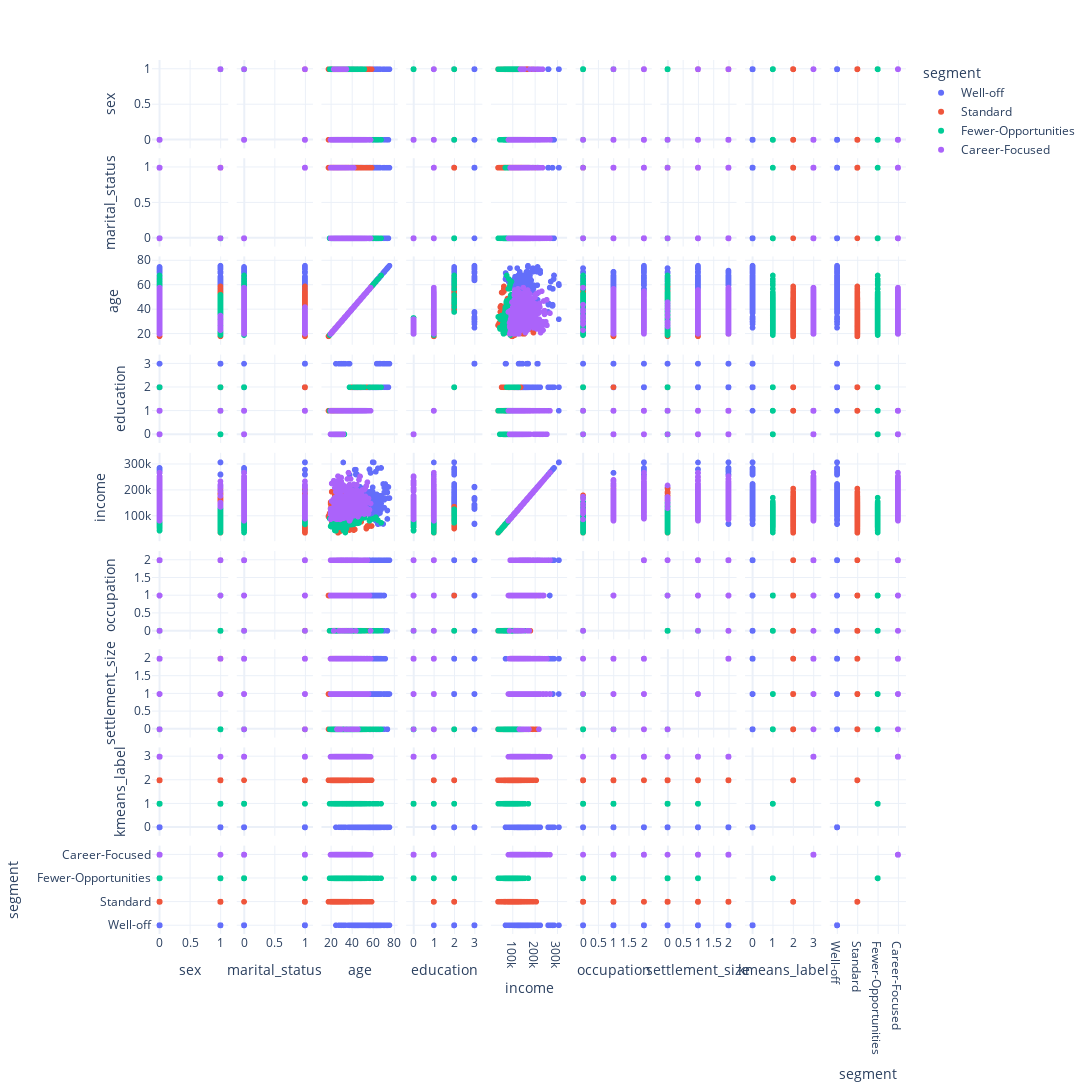

Notebook code cell kept with this figure:
### Code cell
px.scatter_matrix(df, color='segment', width=1200, height=1200)

### Figure 1 — Plotly figure (JSON) as saved in the notebook; plotly's stock layout.template omitted (floating-point values rounded to 4 significant figures; data arrays with more than 128 entries replaced by an {"elided": "..."} marker saying what was removed)
{"data": [{"dimensions": [{"axis": {"matches": true}, "label": "sex", "values": {"elided": "263 int values"}}, {"axis": {"matches": true}, "label": "marital_status", "values": {"elided": "263 int values"}}, {"axis": {"matches": true}, "label": "age", "values": {"elided": "263 int values"}}, {"axis": {"matches": true}, "label": "education", "values": {"elided": "263 int values"}}, {"axis": {"matches": true}, "label": "income", "values": {"elided": "263 int values"}}, {"axis": {"matches": true}, "label": "occupation", "values": {"elided": "263 int values"}}, {"axis": {"matches": true}, "label": "settlement_size", "values": {"elided": "263 int values"}}, {"axis": {"matches": true}, "label": "kmeans_label", "values": {"elided": "263 int values"}}, {"axis": {"matches": true}, "label": "segment", "values": {"elided": "263 str values"}}], "hoverlabel": {"namelength": 0}, "hovertemplate": "segment=Well-off<br>%{xaxis.title.text}=%{x}<br>%{yaxis.title.text}=%{y}", "legendgroup": "Well-off", "marker": {"color": "#636efa", "symbol": "circle"}, "name": "Well-off", "showlegend": true, "type": "splom"}, {"dimensions": [{"axis": {"matches": true}, "label": "sex", "values": {"elided": "705 int values"}}, {"axis": {"matches": true}, "label": "marital_status", "values": {"elided": "705 int values"}}, {"axis": {"matches": true}, "label": "age", "values": {"elided": "705 int values"}}, {"axis": {"matches": true}, "label": "education", "values": {"elided": "705 int values"}}, {"axis": {"matches": true}, "label": "income", "values": {"elided": "705 int values"}}, {"axis": {"matches": true}, "label": "occupation", "values": {"elided": "705 int values"}}, {"axis": {"matches": true}, "label": "settlement_size", "values": {"elided": "705 int values"}}, {"axis": {"matches": true}, "label": "kmeans_label", "values": {"elided": "705 int values"}}, {"axis": {"matches": true}, "label": "segment", "values": {"elided": "705 str values"}}], "hoverlabel": {"namelength": 0}, "hovertemplate": "segment=Standard<br>%{xaxis.title.text}=%{x}<br>%{yaxis.title.text}=%{y}", "legendgroup": "Standard", "marker": {"color": "#EF553B", "symbol": "circle"}, "name": "Standard", "showlegend": true, "type": "splom"}, {"dimensions": [{"axis": {"matches": true}, "label": "sex", "values": {"elided": "462 int values"}}, {"axis": {"matches": true}, "label": "marital_status", "values": {"elided": "462 int values"}}, {"axis": {"matches": true}, "label": "age", "values": {"elided": "462 int values"}}, {"axis": {"matches": true}, "label": "education", "values": {"elided": "462 int values"}}, {"axis": {"matches": true}, "label": "income", "values": {"elided": "462 int values"}}, {"axis": {"matches": true}, "label": "occupation", "values": {"elided": "462 int values"}}, {"axis": {"matches": true}, "label": "settlement_size", "values": {"elided": "462 int values"}}, {"axis": {"matches": true}, "label": "kmeans_label", "values": {"elided": "462 int values"}}, {"axis": {"matches": true}, "label": "segment", "values": {"elided": "462 str values"}}], "hoverlabel": {"namelength": 0}, "hovertemplate": "segment=Fewer-Opportunities<br>%{xaxis.title.text}=%{x}<br>%{yaxis.title.text}=%{y}", "legendgroup": "Fewer-Opportunities", "marker": {"color": "#00cc96", "symbol": "circle"}, "name": "Fewer-Opportunities", "showlegend": true, "type": "splom"}, {"dimensions": [{"axis": {"matches": true}, "label": "sex", "values": {"elided": "570 int values"}}, {"axis": {"matches": true}, "label": "marital_status", "values": {"elided": "570 int values"}}, {"axis": {"matches": true}, "label": "age", "values": {"elided": "570 int values"}}, {"axis": {"matches": true}, "label": "education", "values": {"elided": "570 int values"}}, {"axis": {"matches": true}, "label": "income", "values": {"elided": "570 int values"}}, {"axis": {"matches": true}, "label": "occupation", "values": {"elided": "570 int values"}}, {"axis": {"matches": true}, "label": "settlement_size", "values": {"elided": "570 int values"}}, {"axis": {"matches": true}, "label": "kmeans_label", "values": {"elided": "570 int values"}}, {"axis": {"matches": true}, "label": "segment", "values": {"elided": "570 str values"}}], "hoverlabel": {"namelength": 0}, "hovertemplate": "segment=Career-Focused<br>%{xaxis.title.text}=%{x}<br>%{yaxis.title.text}=%{y}", "legendgroup": "Career-Focused", "marker": {"color": "#ab63fa", "symbol": "circle"}, "name": "Career-Focused", "showlegend": true, "type": "splom"}], "layout": {"dragmode": "select", "height": 1200, "legend": {"title": {"text": "segment"}, "tracegroupgap": 0}, "margin": {"t": 60}, "width": 1200}}
